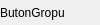
<?xml version="1.0" encoding="UTF-8"?>
<ui version="4.0">
 <class>RadioButton</class>
 <widget class="QWidget" name="RadioButton">
  <property name="geometry">
   <rect>
    <x>0</x>
    <y>0</y>
    <width>100</width>
    <height>25</height>
   </rect>
  </property>
  <property name="sizePolicy">
   <sizepolicy hsizetype="MinimumExpanding" vsizetype="MinimumExpanding">
    <horstretch>0</horstretch>
    <verstretch>0</verstretch>
   </sizepolicy>
  </property>
  <property name="minimumSize">
   <size>
    <width>25</width>
    <height>25</height>
   </size>
  </property>
  <property name="sizeIncrement">
   <size>
    <width>25</width>
    <height>25</height>
   </size>
  </property>
  <property name="windowTitle">
   <string>Form</string>
  </property>
  <layout class="QGridLayout" name="gridLayout_2">
   <property name="leftMargin">
    <number>0</number>
   </property>
   <property name="topMargin">
    <number>0</number>
   </property>
   <property name="rightMargin">
    <number>0</number>
   </property>
   <property name="bottomMargin">
    <number>0</number>
   </property>
   <property name="spacing">
    <number>5</number>
   </property>
   <item row="0" column="0">
    <layout class="QGridLayout" name="radioButtonLayout">
     <property name="spacing">
      <number>5</number>
     </property>
     <item row="0" column="0">
      <widget class="QLabel" name="radioButtonGroupLabel">
       <property name="minimumSize">
        <size>
         <width>20</width>
         <height>20</height>
        </size>
       </property>
       <property name="sizeIncrement">
        <size>
         <width>20</width>
         <height>20</height>
        </size>
       </property>
       <property name="text">
        <string>ButonGropu</string>
       </property>
      </widget>
     </item>
    </layout>
   </item>
  </layout>
 </widget>
 <resources/>
 <connections/>
</ui>
